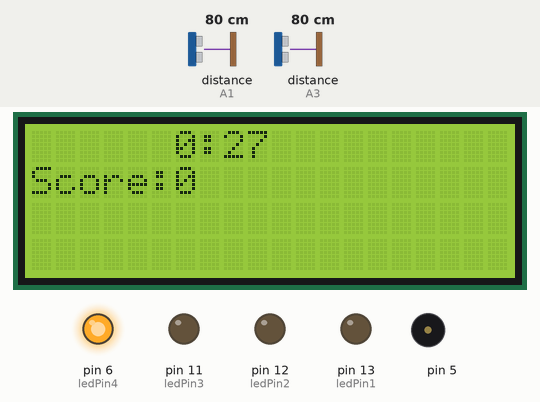
This sketch was run on a simulated Arduino Uno, built with avr-gcc and run on an emulated ATmega328P. Parts: 20×4 character LCD, output pins drawn as LEDs (lit = HIGH), buzzer (waves = sounding). Wiring (inferred from the names in the program): ultrasonic range finder: trigger pin 7; echo A3. The test bench sets the inputs (shaded band); at power-on: distance to the obstacle (sensors on A3, A1) 80 cm. The echo pulse lasts 58.3 µs per cm; random numbers use the default seed unless the sketch sets one; pins used as bus, display or sensor lines are not drawn.

Above: at 2.5 s.
2.6 s: distance to the obstacle (sensor on A3) set to 24 cm
4.5 s: distance to the obstacle (sensor on A3) set to 18 cm
At 7.0 s:
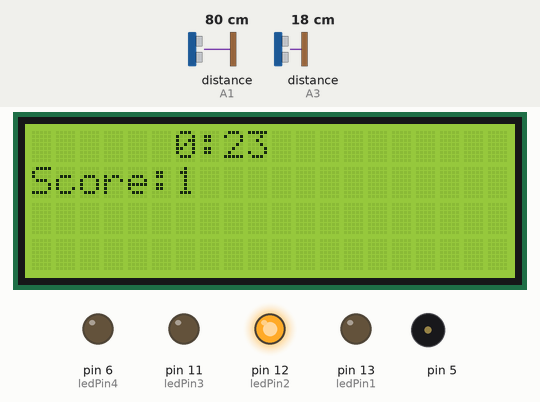
At 32.1 s:
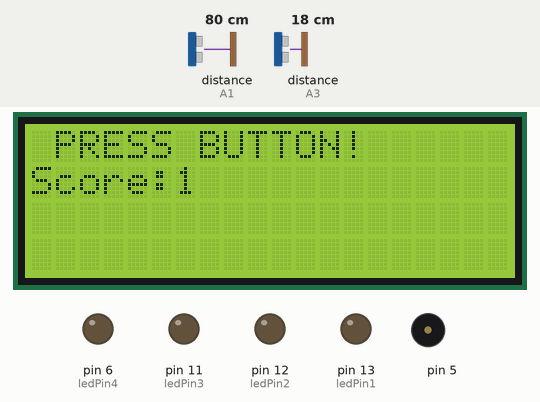
Timing chart, 0 to 33.6 s (numbered marks = the images above; inputs shaded):
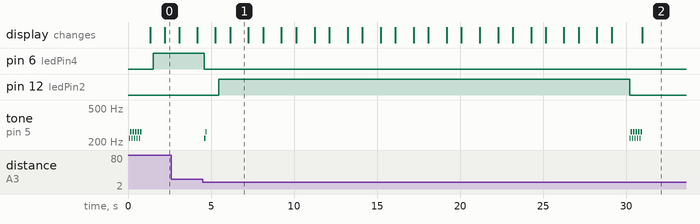

Measured:
- the behaviour switches between 22 and 21 cm on distance to the obstacle (sensor on A3) (found by bisection; images 0 and 1)
- after the input at 4.5 s, pin 12 (ledPin2): LOW → HIGH after 0.96 s, → LOW 24.7 s later
- by itself, tone on pin 5: plays 220 Hz for 0.08 s, 262 Hz for 0.08 s, 220 Hz for 0.08 s, 262 Hz for 0.08 s, 220 Hz for 0.08 s, 262 Hz for 0.08 s … (12 notes in this stretch)

The sketch:

JUMP-AND-BEND.ino
```cpp
#define echoPin1 A0
#define echoPin2 A1
#define echoPin3 A2
#define echoPin4 A3

#define trigPin1 8
#define trigPin2 9
#define trigPin3 10
#define trigPin4 7

#define ledPin1 13
#define ledPin2 12
#define ledPin3 11
#define ledPin4 6

#include <Wire.h>
#include <LiquidCrystal_I2C.h>
#include "pitches.h"

// notes in the melody:
int melody[] = {
   NOTE_A3, NOTE_C4
};

// note durations: 4 = quarter note, 8 = eighth note, etc.:
int noteDurations[] = {8, 8};

LiquidCrystal_I2C lcd(0x27,20,4);  // set the LCD address to 0x27 for a 16 chars and 2 line display

long duration;
int distance, ran, score;

//#include <LiquidCrystal.h>
//LiquidCrystal lcd(7, 6, 5, 4, 3, 2);

int totalSecs ;
int mins ;
int secs;
String timeLeft;
unsigned long DELAY_TIME = 30000;
unsigned long delayStart = 0;

void setup() {
  lcd.init();
  //lcd.init();
  lcd.backlight();

  pinMode(trigPin1, OUTPUT);
  pinMode(trigPin2, OUTPUT);
  pinMode(trigPin3, OUTPUT);
  pinMode(trigPin4, OUTPUT);

  pinMode(ledPin1, OUTPUT);
  pinMode(ledPin2, OUTPUT);
  pinMode(ledPin3, OUTPUT);
  pinMode(ledPin4, OUTPUT);

  pinMode(echoPin1, INPUT);
  pinMode(echoPin2, INPUT);
  pinMode(echoPin3, INPUT);
  pinMode(echoPin4, INPUT);

  score=0;
  delayStart = millis();
  toneplay();toneplay();toneplay();toneplay();toneplay();
  delay(500);
}
void loop() {

  digitalWrite(ledPin1, LOW);
  digitalWrite(ledPin2, LOW);
  digitalWrite(ledPin3, LOW);
  digitalWrite(ledPin4, LOW);

  if (millis()-delayStart < DELAY_TIME) {
    printAll();
    distance=100;
    ran = random(1,5);
    if (ran==1){
      digitalWrite(ledPin1, HIGH);
      do {
        printAll();

        digitalWrite(trigPin1, LOW);
        delayMicroseconds(2);
        digitalWrite(trigPin1, HIGH);
        delayMicroseconds(10);
        digitalWrite(trigPin1, LOW);

        duration = pulseIn(echoPin1, HIGH);
        distance = duration * 0.034 / 2;
      } while ( (distance > 20) && (millis()-delayStart < DELAY_TIME) );
    digitalWrite(ledPin1, LOW);
    }
    if (ran==2){
      digitalWrite(ledPin2, HIGH);
      do {
        printAll();

        digitalWrite(trigPin2, LOW);
        delayMicroseconds(2);
        digitalWrite(trigPin2, HIGH);
        delayMicroseconds(10);
        digitalWrite(trigPin2, LOW);

        duration = pulseIn(echoPin2, HIGH);
        distance = duration * 0.034 / 2;
      } while ( (distance > 20) && (millis()-delayStart < DELAY_TIME)  );
      digitalWrite(ledPin2, LOW);
    }
    if (ran==3){
      digitalWrite(ledPin3, HIGH);
      do {
        printAll();

        digitalWrite(trigPin3, LOW);
        delayMicroseconds(2);
        digitalWrite(trigPin3, HIGH);
        delayMicroseconds(10);
        digitalWrite(trigPin3, LOW);

        duration = pulseIn(echoPin3, HIGH);
        distance = duration * 0.034 / 2;
      } while ( (distance > 20) && (millis()-delayStart < DELAY_TIME) );
      digitalWrite(ledPin3, LOW);
    }
    if (ran==4){
      digitalWrite(ledPin4, HIGH);
      do {
        printAll();

        digitalWrite(trigPin4, LOW);
        delayMicroseconds(2);
        digitalWrite(trigPin4, HIGH);
        delayMicroseconds(10);
        digitalWrite(trigPin4, LOW);

        duration = pulseIn(echoPin4, HIGH);
        distance = duration * 0.034 / 2;
      } while ( (distance > 20) && (millis()-delayStart < DELAY_TIME) );
      digitalWrite(ledPin4, LOW);
    }
    if (millis()-delayStart >= DELAY_TIME) {
      toneplay();toneplay();toneplay();toneplay();toneplay();
    } else {
      score=score+1;
      toneplay();
      delay(500);
    }
  } else {
    lcd.clear();
    lcd.setCursor(0,1);
    lcd.print("Score:");
    lcd.setCursor(6,1);
    lcd.print(score);
    lcd.setCursor(1,0);
    lcd.print("PRESS BUTTON!");

    delay(300);
  }
}

void toneplay() {
  // iterate over the notes of the melody:
  for (int thisNote = 0; thisNote < 2; thisNote++) {
    // to calculate the note duration, take one second divided by the note type.
    //e.g. quarter note = 1000 / 4, eighth note = 1000/8, etc.
    int noteDuration = 1000 / noteDurations[thisNote];
    tone(5, melody[thisNote], noteDuration);
    // to distinguish the notes, set a minimum time between them.
    // the note's duration + 30% seems to work well:
    int pauseBetweenNotes = noteDuration * 0.60;
    delay(pauseBetweenNotes);
    // stop the tone playing:
    noTone(5);
  }
}
void printAll() {
    totalSecs = (DELAY_TIME - (millis() - delayStart))/1000;
    if (totalSecs >= 0) {
      mins = totalSecs/60;
      secs = totalSecs-mins*60;
      timeLeft = (String(mins) + ":" + String(secs));
      lcd.clear();
      lcd.setCursor(0,1);
      lcd.print("Score:");
      lcd.setCursor(6,1);
      lcd.print(score);
      lcd.setCursor(6,0);
      lcd.print(timeLeft);
    } else {
      lcd.clear();
      lcd.setCursor(0,1);
      lcd.print("Score:");
      lcd.setCursor(6,1);
      lcd.print(score);
      lcd.setCursor(1,0);
      lcd.print("PRESS BUTTON!");
    }

    delay(200);
}
```
